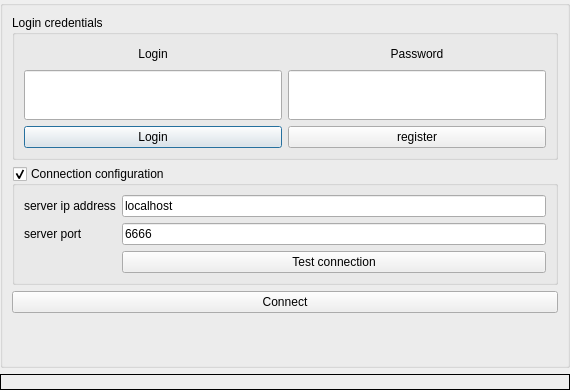
<?xml version="1.0" encoding="UTF-8"?>
<ui version="4.0">
 <class>LoginDialog</class>
 <widget class="QDialog" name="LoginDialog">
  <property name="geometry">
   <rect>
    <x>0</x>
    <y>0</y>
    <width>570</width>
    <height>390</height>
   </rect>
  </property>
  <property name="windowTitle">
   <string>Dialog</string>
  </property>
  <layout class="QVBoxLayout" name="verticalLayout_2">
   <property name="leftMargin">
    <number>0</number>
   </property>
   <property name="topMargin">
    <number>0</number>
   </property>
   <property name="rightMargin">
    <number>0</number>
   </property>
   <property name="bottomMargin">
    <number>0</number>
   </property>
   <item>
    <widget class="QGroupBox" name="main_groupBox">
     <property name="title">
      <string/>
     </property>
     <layout class="QVBoxLayout" name="verticalLayout_3">
      <item>
       <widget class="QGroupBox" name="login_groupbox">
        <property name="title">
         <string>Login credentials</string>
        </property>
        <layout class="QVBoxLayout" name="verticalLayout">
         <item>
          <layout class="QHBoxLayout" name="horizontalLayout_3">
           <property name="sizeConstraint">
            <enum>QLayout::SetFixedSize</enum>
           </property>
           <item>
            <widget class="QLabel" name="label_4">
             <property name="minimumSize">
              <size>
               <width>0</width>
               <height>20</height>
              </size>
             </property>
             <property name="maximumSize">
              <size>
               <width>16777215</width>
               <height>20</height>
              </size>
             </property>
             <property name="text">
              <string>Login</string>
             </property>
             <property name="alignment">
              <set>Qt::AlignCenter</set>
             </property>
            </widget>
           </item>
           <item>
            <widget class="QLabel" name="label_3">
             <property name="minimumSize">
              <size>
               <width>0</width>
               <height>20</height>
              </size>
             </property>
             <property name="maximumSize">
              <size>
               <width>16777215</width>
               <height>20</height>
              </size>
             </property>
             <property name="text">
              <string>Password</string>
             </property>
             <property name="alignment">
              <set>Qt::AlignCenter</set>
             </property>
            </widget>
           </item>
          </layout>
         </item>
         <item>
          <layout class="QHBoxLayout" name="horizontalLayout">
           <item>
            <widget class="QLineEdit" name="userLogin">
             <property name="sizePolicy">
              <sizepolicy hsizetype="Expanding" vsizetype="Fixed">
               <horstretch>0</horstretch>
               <verstretch>0</verstretch>
              </sizepolicy>
             </property>
             <property name="minimumSize">
              <size>
               <width>0</width>
               <height>50</height>
              </size>
             </property>
             <property name="maximumSize">
              <size>
               <width>16777214</width>
               <height>16777214</height>
              </size>
             </property>
             <property name="font">
              <font>
               <pointsize>25</pointsize>
              </font>
             </property>
             <property name="text">
              <string/>
             </property>
            </widget>
           </item>
           <item>
            <widget class="QLineEdit" name="userPassword">
             <property name="sizePolicy">
              <sizepolicy hsizetype="Expanding" vsizetype="Fixed">
               <horstretch>0</horstretch>
               <verstretch>0</verstretch>
              </sizepolicy>
             </property>
             <property name="minimumSize">
              <size>
               <width>0</width>
               <height>50</height>
              </size>
             </property>
             <property name="maximumSize">
              <size>
               <width>16777214</width>
               <height>16777214</height>
              </size>
             </property>
             <property name="font">
              <font>
               <pointsize>25</pointsize>
              </font>
             </property>
             <property name="text">
              <string/>
             </property>
             <property name="echoMode">
              <enum>QLineEdit::Password</enum>
             </property>
            </widget>
           </item>
          </layout>
         </item>
         <item>
          <layout class="QHBoxLayout" name="horizontalLayout_2">
           <item>
            <widget class="QPushButton" name="login">
             <property name="sizePolicy">
              <sizepolicy hsizetype="Expanding" vsizetype="Fixed">
               <horstretch>0</horstretch>
               <verstretch>0</verstretch>
              </sizepolicy>
             </property>
             <property name="maximumSize">
              <size>
               <width>16777214</width>
               <height>16777214</height>
              </size>
             </property>
             <property name="text">
              <string>Login</string>
             </property>
            </widget>
           </item>
           <item>
            <widget class="QPushButton" name="registerNewUser">
             <property name="sizePolicy">
              <sizepolicy hsizetype="Expanding" vsizetype="Fixed">
               <horstretch>0</horstretch>
               <verstretch>0</verstretch>
              </sizepolicy>
             </property>
             <property name="maximumSize">
              <size>
               <width>16777214</width>
               <height>16777214</height>
              </size>
             </property>
             <property name="text">
              <string>register</string>
             </property>
            </widget>
           </item>
          </layout>
         </item>
        </layout>
       </widget>
      </item>
      <item>
       <widget class="QGroupBox" name="connection_groupbox">
        <property name="title">
         <string>Connection configuration</string>
        </property>
        <property name="flat">
         <bool>false</bool>
        </property>
        <property name="checkable">
         <bool>true</bool>
        </property>
        <property name="checked">
         <bool>true</bool>
        </property>
        <layout class="QFormLayout" name="formLayout">
         <item row="1" column="0">
          <widget class="QLabel" name="label">
           <property name="text">
            <string>server ip address</string>
           </property>
          </widget>
         </item>
         <item row="1" column="1">
          <widget class="QLineEdit" name="serverIp">
           <property name="text">
            <string>localhost</string>
           </property>
          </widget>
         </item>
         <item row="2" column="0">
          <widget class="QLabel" name="label_2">
           <property name="text">
            <string>server port</string>
           </property>
          </widget>
         </item>
         <item row="2" column="1">
          <widget class="QLineEdit" name="serverPort">
           <property name="text">
            <string>6666</string>
           </property>
          </widget>
         </item>
         <item row="3" column="1">
          <widget class="QPushButton" name="testConnction">
           <property name="text">
            <string>Test connection</string>
           </property>
          </widget>
         </item>
        </layout>
       </widget>
      </item>
      <item>
       <widget class="QPushButton" name="connectBtn">
        <property name="text">
         <string>Connect</string>
        </property>
       </widget>
      </item>
      <item>
       <spacer name="verticalSpacer">
        <property name="orientation">
         <enum>Qt::Vertical</enum>
        </property>
        <property name="sizeHint" stdset="0">
         <size>
          <width>20</width>
          <height>40</height>
         </size>
        </property>
       </spacer>
      </item>
     </layout>
    </widget>
   </item>
   <item>
    <widget class="QLabel" name="connectResponseLabel">
     <property name="frameShape">
      <enum>QFrame::Box</enum>
     </property>
     <property name="text">
      <string/>
     </property>
    </widget>
   </item>
  </layout>
 </widget>
 <resources/>
 <connections>
  <connection>
   <sender>connection_groupbox</sender>
   <signal>toggled(bool)</signal>
   <receiver>label</receiver>
   <slot>setVisible(bool)</slot>
   <hints>
    <hint type="sourcelabel">
     <x>46</x>
     <y>167</y>
    </hint>
    <hint type="destinationlabel">
     <x>93</x>
     <y>202</y>
    </hint>
   </hints>
  </connection>
  <connection>
   <sender>connection_groupbox</sender>
   <signal>toggled(bool)</signal>
   <receiver>label_2</receiver>
   <slot>setVisible(bool)</slot>
   <hints>
    <hint type="sourcelabel">
     <x>64</x>
     <y>168</y>
    </hint>
    <hint type="destinationlabel">
     <x>71</x>
     <y>231</y>
    </hint>
   </hints>
  </connection>
  <connection>
   <sender>connection_groupbox</sender>
   <signal>toggled(bool)</signal>
   <receiver>serverIp</receiver>
   <slot>setVisible(bool)</slot>
   <hints>
    <hint type="sourcelabel">
     <x>152</x>
     <y>168</y>
    </hint>
    <hint type="destinationlabel">
     <x>201</x>
     <y>197</y>
    </hint>
   </hints>
  </connection>
  <connection>
   <sender>connection_groupbox</sender>
   <signal>toggled(bool)</signal>
   <receiver>serverPort</receiver>
   <slot>setVisible(bool)</slot>
   <hints>
    <hint type="sourcelabel">
     <x>136</x>
     <y>170</y>
    </hint>
    <hint type="destinationlabel">
     <x>227</x>
     <y>232</y>
    </hint>
   </hints>
  </connection>
  <connection>
   <sender>connection_groupbox</sender>
   <signal>toggled(bool)</signal>
   <receiver>testConnction</receiver>
   <slot>setVisible(bool)</slot>
   <hints>
    <hint type="sourcelabel">
     <x>181</x>
     <y>166</y>
    </hint>
    <hint type="destinationlabel">
     <x>254</x>
     <y>261</y>
    </hint>
   </hints>
  </connection>
 </connections>
</ui>
